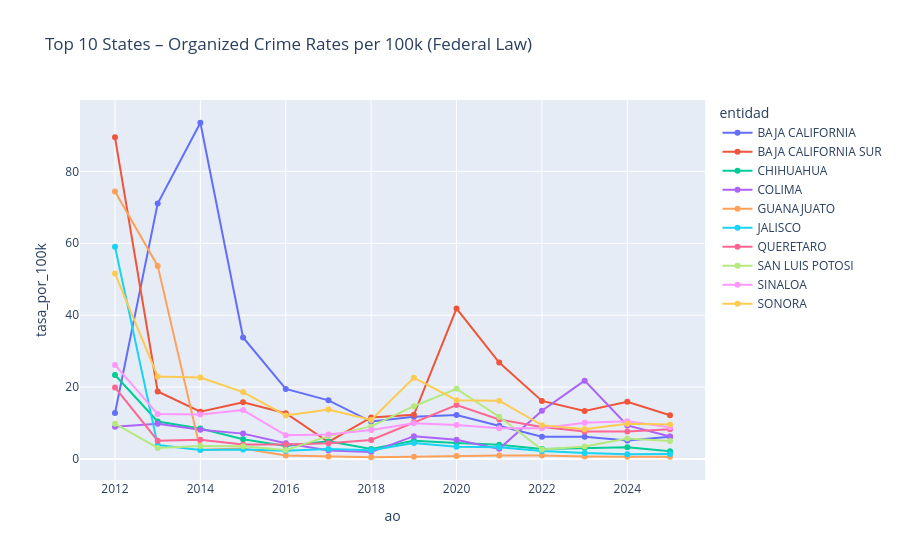

The cell this chart's notebook holds for it:
### Code cell
# Create interactive plot

fig = px.line(
    df_top10_rates_do,
    x='ao',
    y='tasa_por_100k',
    color='entidad',
    markers=True,
    title='Top 10 States – Organized Crime Rates per 100k (Federal Law)'
)
fig.update_layout(hovermode='x unified')
fig.show()

### Figure 1 — Plotly figure (JSON) as saved in the notebook; plotly's stock layout.template omitted (floating-point values rounded to 4 significant figures)
{"data": [{"hovertemplate": "entidad=BAJA CALIFORNIA<br>ao=%{x}<br>tasa_por_100k=%{y}<extra></extra>", "legendgroup": "BAJA CALIFORNIA", "line": {"color": "#636efa", "dash": "solid"}, "marker": {"symbol": "circle"}, "mode": "lines+markers", "name": "BAJA CALIFORNIA", "orientation": "v", "showlegend": true, "type": "scatter", "x": [2012, 2013, 2014, 2015, 2016, 2017, 2018, 2019, 2020, 2021, 2022, 2023, 2024, 2025], "xaxis": "x", "y": [12.77, 71.06, 93.53, 33.79, 19.48, 16.3, 10.4, 11.73, 12.19, 9.229, 6.18, 6.209, 5.108, 6.148], "yaxis": "y"}, {"hovertemplate": "entidad=BAJA CALIFORNIA SUR<br>ao=%{x}<br>tasa_por_100k=%{y}<extra></extra>", "legendgroup": "BAJA CALIFORNIA SUR", "line": {"color": "#EF553B", "dash": "solid"}, "marker": {"symbol": "circle"}, "mode": "lines+markers", "name": "BAJA CALIFORNIA SUR", "orientation": "v", "showlegend": true, "type": "scatter", "x": [2012, 2013, 2014, 2015, 2016, 2017, 2018, 2019, 2020, 2021, 2022, 2023, 2024, 2025], "xaxis": "x", "y": [89.47, 18.76, 13.16, 15.74, 12.72, 4.716, 11.53, 12.28, 41.84, 26.81, 16.13, 13.37, 15.91, 12.17], "yaxis": "y"}, {"hovertemplate": "entidad=CHIHUAHUA<br>ao=%{x}<br>tasa_por_100k=%{y}<extra></extra>", "legendgroup": "CHIHUAHUA", "line": {"color": "#00cc96", "dash": "solid"}, "marker": {"symbol": "circle"}, "mode": "lines+markers", "name": "CHIHUAHUA", "orientation": "v", "showlegend": true, "type": "scatter", "x": [2012, 2013, 2014, 2015, 2016, 2017, 2018, 2019, 2020, 2021, 2022, 2023, 2024, 2025], "xaxis": "x", "y": [23.34, 10.42, 8.467, 5.495, 3.636, 4.925, 2.784, 5.059, 4.406, 3.972, 2.796, 3.09, 3.228, 2.152], "yaxis": "y"}, {"hovertemplate": "entidad=COLIMA<br>ao=%{x}<br>tasa_por_100k=%{y}<extra></extra>", "legendgroup": "COLIMA", "line": {"color": "#ab63fa", "dash": "solid"}, "marker": {"symbol": "circle"}, "mode": "lines+markers", "name": "COLIMA", "orientation": "v", "showlegend": true, "type": "scatter", "x": [2012, 2013, 2014, 2015, 2016, 2017, 2018, 2019, 2020, 2021, 2022, 2023, 2024, 2025], "xaxis": "x", "y": [8.983, 9.815, 8.108, 7.044, 4.392, 2.321, 1.9, 6.342, 5.368, 2.806, 13.43, 21.78, 9.313, 6.257], "yaxis": "y"}, {"hovertemplate": "entidad=GUANAJUATO<br>ao=%{x}<br>tasa_por_100k=%{y}<extra></extra>", "legendgroup": "GUANAJUATO", "line": {"color": "#FFA15A", "dash": "solid"}, "marker": {"symbol": "circle"}, "mode": "lines+markers", "name": "GUANAJUATO", "orientation": "v", "showlegend": true, "type": "scatter", "x": [2012, 2013, 2014, 2015, 2016, 2017, 2018, 2019, 2020, 2021, 2022, 2023, 2024, 2025], "xaxis": "x", "y": [74.4, 53.71, 2.568, 2.891, 0.9599, 0.6887, 0.471, 0.6437, 0.8459, 0.9669, 0.9904, 0.6695, 0.6017, 0.6271], "yaxis": "y"}, {"hovertemplate": "entidad=JALISCO<br>ao=%{x}<br>tasa_por_100k=%{y}<extra></extra>", "legendgroup": "JALISCO", "line": {"color": "#19d3f3", "dash": "solid"}, "marker": {"symbol": "circle"}, "mode": "lines+markers", "name": "JALISCO", "orientation": "v", "showlegend": true, "type": "scatter", "x": [2012, 2013, 2014, 2015, 2016, 2017, 2018, 2019, 2020, 2021, 2022, 2023, 2024, 2025], "xaxis": "x", "y": [59.03, 3.848, 2.504, 2.612, 2.274, 2.759, 2.45, 4.416, 3.397, 3.254, 2.243, 1.637, 1.304, 1.404], "yaxis": "y"}, {"hovertemplate": "entidad=QUERETARO<br>ao=%{x}<br>tasa_por_100k=%{y}<extra></extra>", "legendgroup": "QUERETARO", "line": {"color": "#FF6692", "dash": "solid"}, "marker": {"symbol": "circle"}, "mode": "lines+markers", "name": "QUERETARO", "orientation": "v", "showlegend": true, "type": "scatter", "x": [2012, 2013, 2014, 2015, 2016, 2017, 2018, 2019, 2020, 2021, 2022, 2023, 2024, 2025], "xaxis": "x", "y": [19.88, 5.078, 5.355, 4.035, 4.011, 4.388, 5.263, 10.23, 15.0, 10.96, 8.891, 7.662, 7.634, 8.288], "yaxis": "y"}, {"hovertemplate": "entidad=SAN LUIS POTOSI<br>ao=%{x}<br>tasa_por_100k=%{y}<extra></extra>", "legendgroup": "SAN LUIS POTOSI", "line": {"color": "#B6E880", "dash": "solid"}, "marker": {"symbol": "circle"}, "mode": "lines+markers", "name": "SAN LUIS POTOSI", "orientation": "v", "showlegend": true, "type": "scatter", "x": [2012, 2013, 2014, 2015, 2016, 2017, 2018, 2019, 2020, 2021, 2022, 2023, 2024, 2025], "xaxis": "x", "y": [9.802, 3.075, 3.588, 3.523, 2.464, 6.35, 9.058, 14.67, 19.5, 11.75, 2.65, 3.446, 5.684, 5.0], "yaxis": "y"}, {"hovertemplate": "entidad=SINALOA<br>ao=%{x}<br>tasa_por_100k=%{y}<extra></extra>", "legendgroup": "SINALOA", "line": {"color": "#FF97FF", "dash": "solid"}, "marker": {"symbol": "circle"}, "mode": "lines+markers", "name": "SINALOA", "orientation": "v", "showlegend": true, "type": "scatter", "x": [2012, 2013, 2014, 2015, 2016, 2017, 2018, 2019, 2020, 2021, 2022, 2023, 2024, 2025], "xaxis": "x", "y": [26.16, 12.49, 12.4, 13.61, 6.595, 6.802, 8.052, 9.946, 9.449, 8.557, 8.53, 10.06, 10.49, 8.816], "yaxis": "y"}, {"hovertemplate": "entidad=SONORA<br>ao=%{x}<br>tasa_por_100k=%{y}<extra></extra>", "legendgroup": "SONORA", "line": {"color": "#FECB52", "dash": "solid"}, "marker": {"symbol": "circle"}, "mode": "lines+markers", "name": "SONORA", "orientation": "v", "showlegend": true, "type": "scatter", "x": [2012, 2013, 2014, 2015, 2016, 2017, 2018, 2019, 2020, 2021, 2022, 2023, 2024, 2025], "xaxis": "x", "y": [51.56, 22.96, 22.65, 18.59, 12.09, 13.74, 10.84, 22.6, 16.35, 16.2, 9.406, 8.275, 9.77, 9.552], "yaxis": "y"}], "layout": {"hovermode": "x unified", "legend": {"title": {"text": "entidad"}, "tracegroupgap": 0}, "title": {"text": "Top 10 States – Organized Crime Rates per 100k (Federal Law)"}, "xaxis": {"anchor": "y", "domain": [0, 1], "title": {"text": "ao"}}, "yaxis": {"anchor": "x", "domain": [0, 1], "title": {"text": "tasa_por_100k"}}}}
